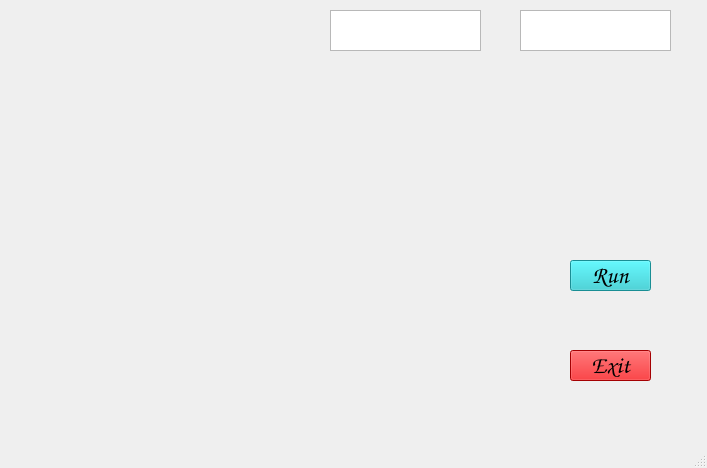
<?xml version="1.0" encoding="UTF-8"?>
<ui version="4.0">
 <class>JarvisGUI</class>
 <widget class="QMainWindow" name="JarvisGUI">
  <property name="geometry">
   <rect>
    <x>0</x>
    <y>0</y>
    <width>707</width>
    <height>468</height>
   </rect>
  </property>
  <property name="windowTitle">
   <string>MainWindow</string>
  </property>
  <widget class="QWidget" name="centralwidget">
   <widget class="QLabel" name="label">
    <property name="geometry">
     <rect>
      <x>-14</x>
      <y>-8</y>
      <width>731</width>
      <height>471</height>
     </rect>
    </property>
    <property name="text">
     <string/>
    </property>
    <property name="pixmap">
     <pixmap>C:/Users/user/Downloads/armour.gif</pixmap>
    </property>
    <property name="scaledContents">
     <bool>true</bool>
    </property>
   </widget>
   <widget class="QLabel" name="label_5">
    <property name="geometry">
     <rect>
      <x>530</x>
      <y>240</y>
      <width>161</width>
      <height>71</height>
     </rect>
    </property>
    <property name="text">
     <string/>
    </property>
    <property name="pixmap">
     <pixmap>C:/Users/user/Downloads/Button (6).jpg</pixmap>
    </property>
    <property name="scaledContents">
     <bool>true</bool>
    </property>
   </widget>
   <widget class="QLabel" name="label_6">
    <property name="geometry">
     <rect>
      <x>530</x>
      <y>330</y>
      <width>161</width>
      <height>71</height>
     </rect>
    </property>
    <property name="text">
     <string/>
    </property>
    <property name="pixmap">
     <pixmap>C:/Users/user/Downloads/Button (6).jpg</pixmap>
    </property>
    <property name="scaledContents">
     <bool>true</bool>
    </property>
   </widget>
   <widget class="QPushButton" name="pushButton">
    <property name="geometry">
     <rect>
      <x>570</x>
      <y>260</y>
      <width>81</width>
      <height>31</height>
     </rect>
    </property>
    <property name="font">
     <font>
      <family>Comic Sans MS</family>
      <pointsize>18</pointsize>
      <weight>75</weight>
      <bold>true</bold>
     </font>
    </property>
    <property name="styleSheet">
     <string notr="true">background-color: rgb(35, 199, 207);</string>
    </property>
    <property name="text">
     <string>Run</string>
    </property>
   </widget>
   <widget class="QPushButton" name="pushButton_2">
    <property name="geometry">
     <rect>
      <x>570</x>
      <y>350</y>
      <width>81</width>
      <height>31</height>
     </rect>
    </property>
    <property name="font">
     <font>
      <family>Comic Sans MS</family>
      <pointsize>18</pointsize>
      <weight>75</weight>
      <bold>true</bold>
     </font>
    </property>
    <property name="styleSheet">
     <string notr="true">background-color: rgb(230, 0, 3);</string>
    </property>
    <property name="text">
     <string>Exit</string>
    </property>
   </widget>
   <widget class="QLabel" name="label_8">
    <property name="geometry">
     <rect>
      <x>-20</x>
      <y>-60</y>
      <width>321</width>
      <height>201</height>
     </rect>
    </property>
    <property name="text">
     <string/>
    </property>
    <property name="pixmap">
     <pixmap>C:/Users/user/Downloads/Initialise.gif</pixmap>
    </property>
    <property name="scaledContents">
     <bool>true</bool>
    </property>
   </widget>
   <widget class="QLabel" name="label_2">
    <property name="geometry">
     <rect>
      <x>320</x>
      <y>-10</y>
      <width>191</width>
      <height>71</height>
     </rect>
    </property>
    <property name="text">
     <string/>
    </property>
    <property name="pixmap">
     <pixmap>C:/Users/user/Downloads/Button (2).jpg</pixmap>
    </property>
    <property name="scaledContents">
     <bool>true</bool>
    </property>
   </widget>
   <widget class="QLabel" name="label_3">
    <property name="geometry">
     <rect>
      <x>510</x>
      <y>-10</y>
      <width>181</width>
      <height>71</height>
     </rect>
    </property>
    <property name="text">
     <string/>
    </property>
    <property name="pixmap">
     <pixmap>C:/Users/user/Downloads/Button (2).jpg</pixmap>
    </property>
    <property name="scaledContents">
     <bool>true</bool>
    </property>
   </widget>
   <widget class="QTextBrowser" name="textBrowser_3">
    <property name="geometry">
     <rect>
      <x>520</x>
      <y>10</y>
      <width>151</width>
      <height>41</height>
     </rect>
    </property>
    <property name="styleSheet">
     <string notr="true">background:transparent;
border-radius:none;\n</string>
    </property>
   </widget>
   <widget class="QTextBrowser" name="textBrowser_4">
    <property name="geometry">
     <rect>
      <x>330</x>
      <y>10</y>
      <width>151</width>
      <height>41</height>
     </rect>
    </property>
    <property name="styleSheet">
     <string notr="true">background:transparent;
border-radius:none;\n</string>
    </property>
   </widget>
  </widget>
  <widget class="QMenuBar" name="menubar">
   <property name="geometry">
    <rect>
     <x>0</x>
     <y>0</y>
     <width>707</width>
     <height>21</height>
    </rect>
   </property>
  </widget>
  <widget class="QStatusBar" name="statusbar"/>
 </widget>
 <resources/>
 <connections/>
</ui>
